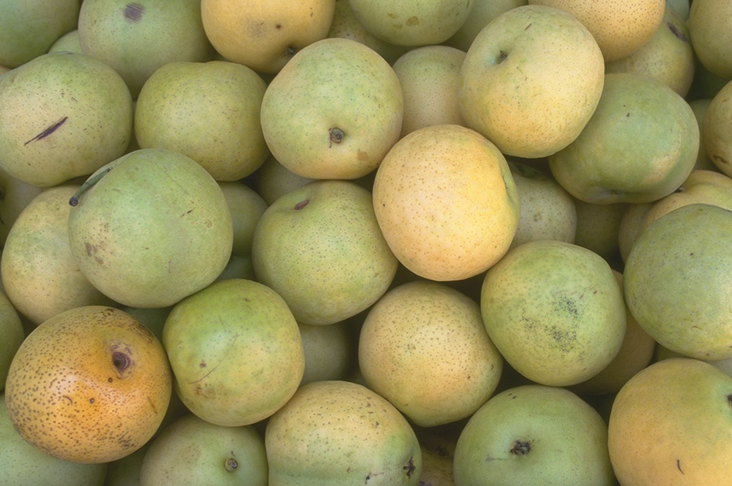
#> input picture 2/3/testImages/pears.png, 732 x 486 px
$ python 2_3_c.py
#> lines starting #> are read from the running program, lines starting #| are printed output that depends on the picture; after the words box and inside, x2 and y2 are one past the last pixel; in counts of white or black regions, pixels touching at a corner belong together
import numpy as np
import matplotlib.pyplot as plt
import cv2
import os
import skimage as ski
import scipy
from scipy import ndimage

def gradientmap():
    root=os.getcwd()
    imagepath=os.path.join('testImages/pears.png')
    img=cv2.imread(imagepath)
#> img is the input picture: shape (486, 732, 3); mean B, G, R 91.1, 146.4, 154.5
    imgRGB=cv2.cvtColor(img,cv2.COLOR_BGR2RGB)
    img=cv2.cvtColor(img,cv2.COLOR_BGR2GRAY)
#> img: shape (486, 732)
    plt.figure()
    plt.subplot(331)
    plt.imshow(img,cmap='gray')

    #形态学梯度对于突出图像中物体的边界或边缘非常有用。它经常用作目标检测和分割等任务的预处理步骤。G=dilate(I)−erode(I)
    imggauss=ski.filters.gaussian(img)
    gradient=cv2.morphologyEx(imggauss,cv2.MORPH_GRADIENT,cv2.getStructuringElement(cv2.MORPH_ELLIPSE,(5,5)))#椭圆形状的结构元素具有方向性，可以更好地捕捉图像中的椭圆状结构
    plt.subplot(332)
    plt.imshow(gradient)

    #gradient后的分水岭虽然相比原图有了边界，但是过度分线
    gradeint_water=ski.segmentation.watershed(gradient,watershed_line=True)#trueT必须大写
    plt.subplot(333)
    plt.imshow(gradeint_water)

    imgerosion=cv2.erode(img,cv2.getStructuringElement(cv2.MORPH_ELLIPSE,(21,21)),iterations=1)
    imgreco=ski.morphology.reconstruction(imgerosion,img,method='dilation')

    imgdilation=cv2.dilate(imgreco,cv2.getStructuringElement(cv2.MORPH_ELLIPSE,(21,21)),iterations=1)
    imgreco=ski.morphology.reconstruction(imgdilation,imgreco,method='erosion')

    imgdilation=cv2.dilate(imgreco,cv2.getStructuringElement(cv2.MORPH_ELLIPSE,(21,21)),iterations=1)
    imgreco=ski.morphology.reconstruction(imgdilation,imgreco,method='erosion')

    imgerosion = cv2.erode(imgreco, cv2.getStructuringElement(cv2.MORPH_ELLIPSE,(21, 21)), iterations=1)
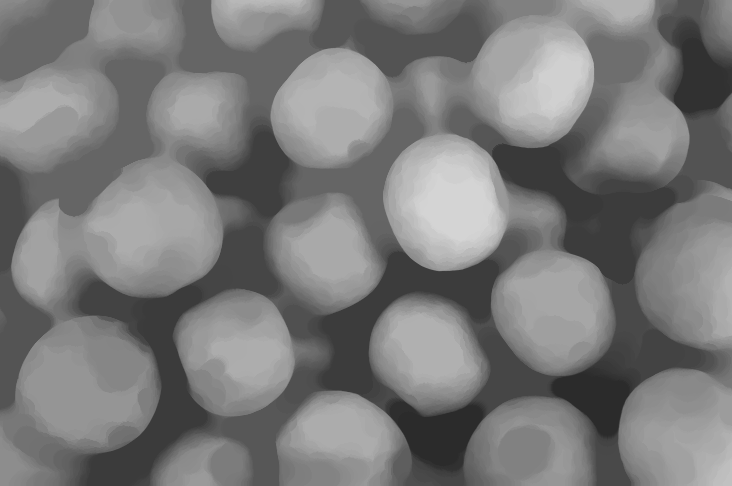
#> imgerosion: shape (486, 732) float64; min 43, max 212, mean 121.7
    imgreco = ski.morphology.reconstruction(imgerosion, imgreco, method='dilation')
    plt.subplot(334)
    plt.imshow(imgreco,cmap='gray')

    local_max=ski.feature.peak_local_max(imgreco,min_distance=60)
#> local_max = 23 rows, first 8: [159, 432], [174, 492], [219, 411], [234, 471], [60, 545], [120, 557], [67, 369], [76, 302]
    fg_lokal_max=np.zeros_like(imgreco)
    fg_lokal_max[tuple(local_max.T)]=255#，灰度值255通常表示白色
    plt.subplot(335)
    plt.imshow(fg_lokal_max)

    _,fg_threshold=cv2.threshold(imgreco,140,250,cv2.THRESH_BINARY)#不要忘记，分threshold算法输出两个量
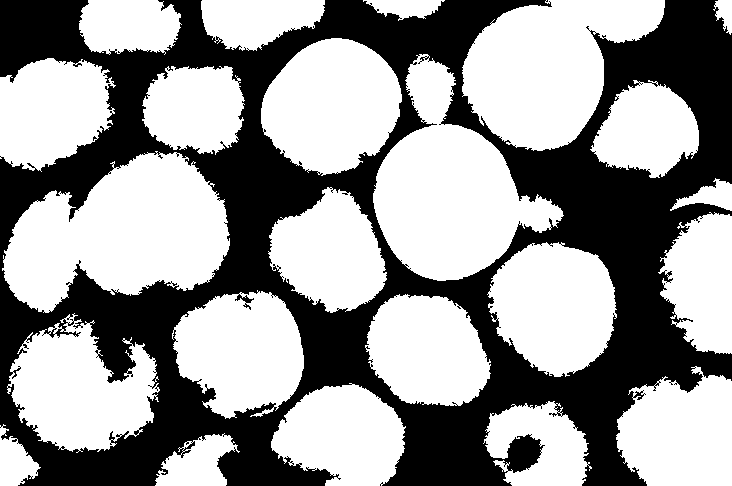
#> fg_threshold: shape (486, 732) float64; values 0 (black) and 250 (white), 59.3% white; 1 black region, box (x1, y1, x2, y2) and area: (0, 0, 732, 486) 144731
    fg_threshold=cv2.erode(fg_threshold, cv2.getStructuringElement(cv2.MORPH_ELLIPSE,(7,7)))
#> fg_threshold: shape (486, 732) float64; values 0 (black) and 250 (white), 51.2% white; 1 black region, box (x1, y1, x2, y2) and area: (0, 0, 732, 486) 173718
    fg_threshold=cv2.medianBlur(fg_threshold.astype(np.uint8),5)
#> fg_threshold: shape (486, 732); values 0 (black) and 250 (white), 51.1% white; 1 black region, box (x1, y1, x2, y2) and area: (0, 0, 732, 486) 173874
    #fg_threshold=ski.filters.gaussian(fg_threshold)
    plt.subplot(336)
    plt.imshow(fg_threshold)

    inv_fg = np.zeros_like(fg_threshold)
    inv_fg[fg_threshold == 0] = 255
    dist = cv2.distanceTransform(inv_fg.astype(np.uint8), cv2.DIST_L2, 3)
    labels_fg_threshold = ndimage.label(fg_threshold)[0]
#> labels_fg_threshold: shape (486, 732) int32; 25 distinct labels, from 0 to 24


    skiz = ski.segmentation.watershed(dist, labels_fg_threshold, watershed_line=True)
#> skiz: shape (486, 732) int32; 25 distinct labels, from 0 to 24
    skiz_lines = np.zeros_like(skiz)  # Es werden nur die Watershed-Linien benötigt
    skiz_lines[skiz == 0] = 255

    plt.subplot(337)
    plt.imshow(dist,cmap='gray')

    plt.subplot(338)
    plt.imshow(skiz_lines, cmap='gray')

    marker_fg_local_max = ndimage.label(fg_lokal_max)[0]
    marker_fg_threshold = ndimage.label(fg_threshold)[0]


    watershed_fg_local_max = ski.segmentation.watershed(gradient, marker_fg_local_max, watershed_line=True)  # Watershed ohne Background
#> watershed_fg_local_max: shape (486, 732) int32; 24 distinct labels, from 0 to 23
    watershed_fg_threshold = ski.segmentation.watershed(gradient, marker_fg_threshold, watershed_line=True)
#> watershed_fg_threshold: shape (486, 732) int32; 25 distinct labels, from 0 to 24

    plt.figure()
    plt.subplot(231)
    plt.imshow(watershed_fg_local_max)
    plt.subplot(232)
    plt.imshow(watershed_fg_threshold)
    labels_fg_bg_localmax = marker_fg_local_max + 1  # Alle Marker werden um 1 erhöht, sodass das Markerlabel 0 frei/unbenutzt ist
    flood_area_local_max = fg_lokal_max.astype(np.uint8) + skiz_lines
    labels_fg_bg_localmax[flood_area_local_max==0]=0

    labels_fg_bg_threshold = marker_fg_threshold+1
#> labels_fg_bg_threshold: shape (486, 732) int32; 25 distinct labels, from 1 to 25
    flood_area_threshild=fg_threshold.astype(np.uint8) + skiz_lines
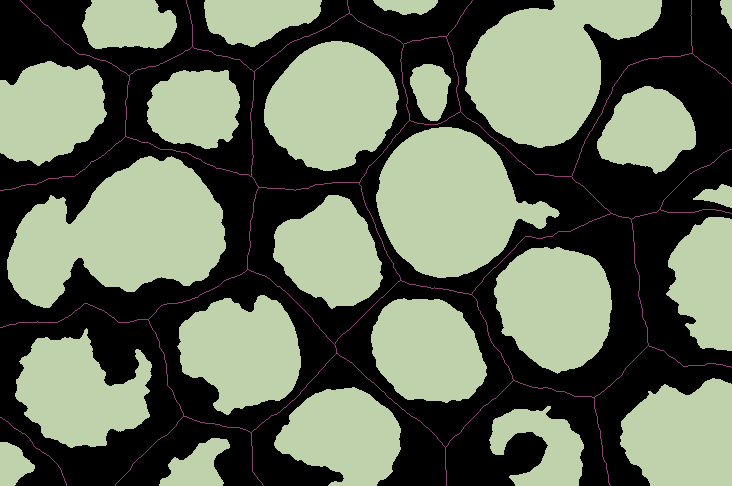
#> flood_area_threshild: shape (486, 732) int32; 3 distinct labels, from 0 to 255; one colour per label, 0 black
    labels_fg_bg_threshold[flood_area_threshild == 0] = 0
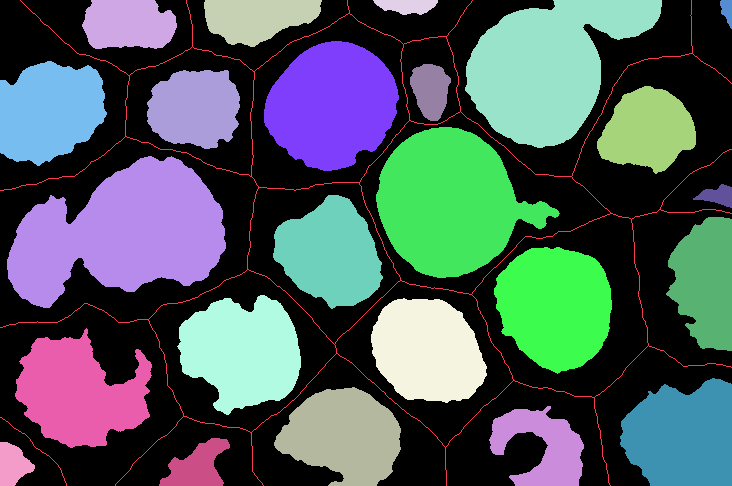
#> labels_fg_bg_threshold: shape (486, 732) int32; 26 distinct labels, from 0 to 25; one colour per label, 0 black


    #labels_fg_bg_localmax=cv2.watershed(gradient,labels_fg_bg_localmax)
    # labels_fg_bg_threshold=cv2.watershed(gradient,labels_fg_bg_threshold)

    watershed_fg_bg_local_max = ski.segmentation.watershed(gradient, labels_fg_bg_localmax,watershed_line=True)  # Watershed ohne Background
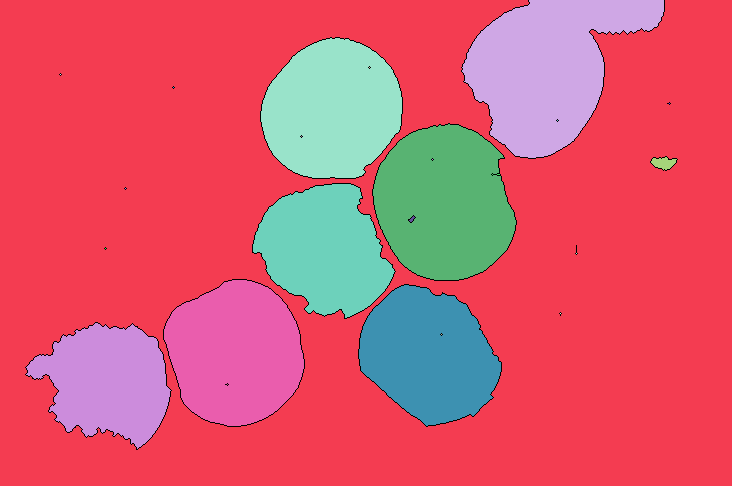
#> watershed_fg_bg_local_max: shape (486, 732) int32; 25 distinct labels, from 0 to 24; one colour per label, 0 black
    watershed_fg_bg_threshold = ski.segmentation.watershed(gradient, labels_fg_bg_threshold, watershed_line=True)
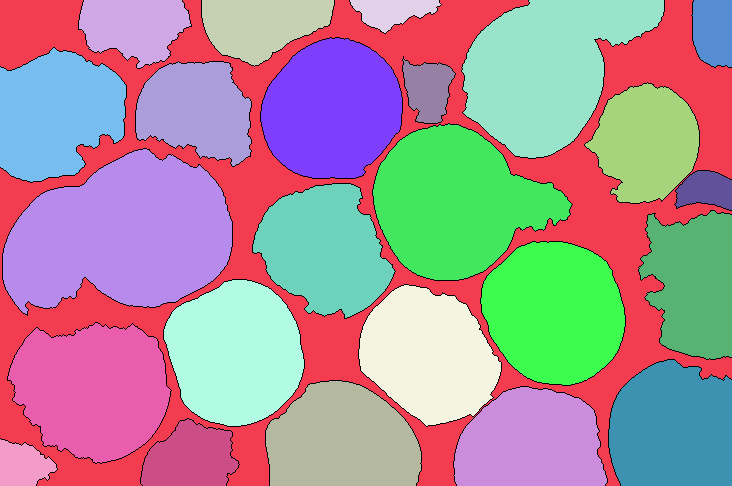
#> watershed_fg_bg_threshold: shape (486, 732) int32; 26 distinct labels, from 0 to 25; one colour per label, 0 black

    watershed_fg_bg_local_max=np.int32(watershed_fg_bg_local_max)
    watershed_fg_bg_threshold=np.int32(watershed_fg_bg_threshold)
    imgRGB[watershed_fg_bg_threshold == 0] = [255, 0, 0]#重点ski的segementation变换后分割线的标记不变还是0

    plt.subplot(233)
    plt.imshow(imgRGB)

    plt.subplot(235)
    plt.imshow(watershed_fg_bg_local_max,cmap='gray')

    plt.subplot(234)
    plt.imshow(flood_area_threshild,cmap='gray')


    plt.show()
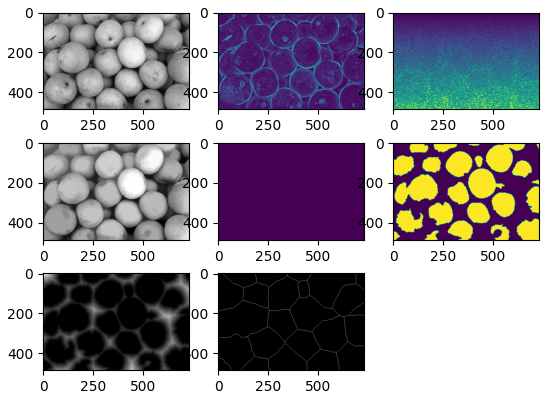
#> figure drawn by matplotlib, 8 panels

if __name__=='__main__':
    gradientmap()
